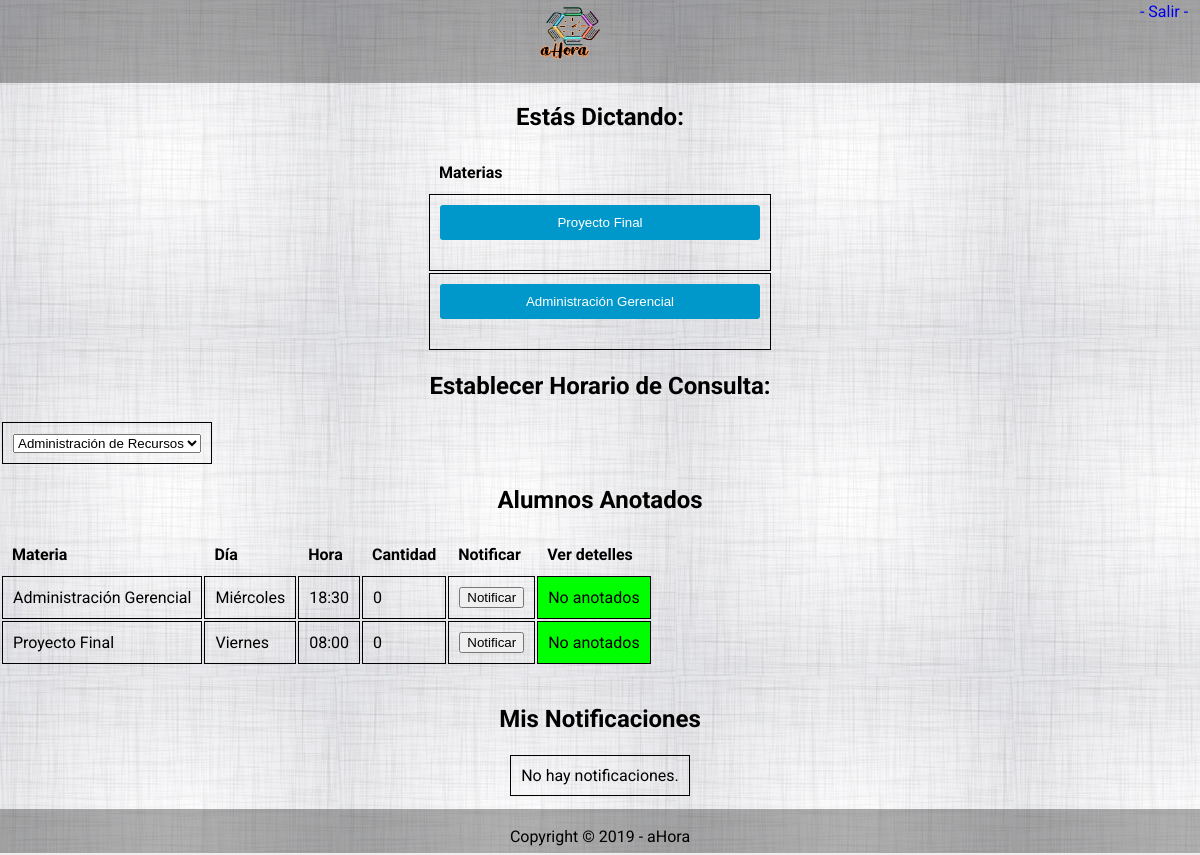
Screenshot of /vista/profesor/profesorPpal.php with the database file from the repository.
### tables this page shows
CREATE TABLE `materia` (
  `id_materia` int(20) NOT NULL,
  `nombreMateria` varchar(50) NOT NULL,
  `fk_departamento` int(20) NOT NULL,
  `fk_dia` int(20) NOT NULL
);

CREATE TABLE `dia` (
  `id_dia` int(20) NOT NULL,
  `dia` varchar(50) NOT NULL
);

CREATE TABLE `horariodeconsulta` (
  `id_horariodeconsulta` int(20) NOT NULL,
  `hora` char(5) NOT NULL,
  `activoDesde` date NOT NULL,
  `activoHasta` date NOT NULL,
  `semestre` int(11) NOT NULL,
  `fk_dia` int(20) NOT NULL,
  `fk_profesor` int(20) NOT NULL,
  `fk_materia` int(20) NOT NULL,
  `n` int(2) NOT NULL
);

CREATE TABLE `horadeconsulta` (
  `id_horadeconsulta` int(20) NOT NULL,
  `fechaDesdeAnotados` date NOT NULL,
  `fechaHastaAnotados` date NOT NULL,
  `cantidadAnotados` int(50) NOT NULL,
  `estadoPresentismo` varchar(50) NOT NULL,
  `estadoVigencia` varchar(50) NOT NULL,
  `fk_materia` int(20) NOT NULL,
  `fk_horariodeconsulta` int(20) NOT NULL,
  `fk_profesor` int(20) NOT NULL
);

### vista/rutas.php (called while the page is built, shortened)
<?php
$URL='http://localhost/ProyectoFinalUTN';
$logo="/vista//partials/logo.png";
$fondo="/vista/fondoCuerpo.jpg";
$profesorNotificarAlumno='/vista/profesor/profesorNotificarAlumnos.php';

### controlador/profesor/profesorControlador.php (called while the page is built, shortened)
<?php
require 'C:/xampp/htdocs/ProyectoFinalUTN/vista/rutas.php';
class Profesorcontrolador extends conexion
{
    function buscarMateriasProfesor($id){
        $conn = $this->getconexion();
        $stmt = $conn->prepare("SELECT fk_materia,fk_dedicacion FROM dedicacion_materia_profesor where fk_profesor=$id");
        $stmt->execute();
        $listaDedicaciones=array();
        while($row = $stmt->fetch()) {
            $materia= $row['fk_materia'];
            $dedicacion= $row['fk_dedicacion'];
            $stmt2 = $conn->prepare("SELECT id_materia,nombreMateria,fk_departamento,fk_dia FROM materia where id_materia=$materia");
            $stmt2->execute();
            while($row = $stmt2->fetch()) {
                $mat = new Materia();
                $mat->setid_materia($row['id_materia']);
                $mat->setnombreMateria($row['nombreMateria']);
            }
        $stmt3 = $conn->prepare("SELECT id_dedicacion,tipo,cantidadHora FROM dedicacion where id_dedicacion=$dedicacion");
        $stmt3->execute();
            while($row = $stmt3->fetch()) {
                $ded = new Dedicacion();
                $ded->setid_dedicacion($row['id_dedicacion']);
                $ded->settipo($row['tipo']);
                $ded->setcantidadHora($row['cantidadHora']);
                $ded->setMateria($mat);
                array_push($listaDedicaciones,$ded);
            }
        }
        return $listaDedicaciones;
    }
    function alumnosAnotados($idprofesor){
        $listaHora=array();
        $conn = $this->getconexion();
        $stmt2 = $conn->prepare("SELECT id_horadeconsulta,fk_horariodeconsulta,fk_materia,cantidadAnotados FROM horadeconsulta where fk_profesor=$idprofesor and estadoVigencia='activo'");
        $stmt2->execute();
        while($row = $stmt2->fetch()) {
            $hora = new HoraDeConsulta();
            $hora->setid_horadeconsulta($row['id_horadeconsulta']);
            $hora->setcantidadAnotados($row['cantidadAnotados']);
            $tempidhorario =$row['fk_horariodeconsulta'];
            $temporalMateriaid =$row['fk_materia'];
             $temphoraconsulta =$row['id_horadeconsulta'];
              $stmt3 = $conn->prepare("SELECT  id_horariodeconsulta,hora,activoDesde,activoHasta,semestre,fk_dia,fk_profesor,fk_materia FROM horariodeconsulta where id_horariodeconsulta=$tempidhorario");
              $stmt3->execute();
                while($row = $stmt3->fetch()) {
                    $hor = new HorarioDeConsulta();
                    $hor->setid_horariodeconsulta($row['id_horariodeconsulta']);
                    $hor->sethora($row['hora']);
                    $hor->setactivoDesde($row['activoDesde']);
                    $hor->setactivoHasta($row['activoHasta']);
                    $hor->setsemestre($row['semestre']);
                        $tempDia =$row['fk_dia'];
                        $stmt4 = $conn->prepare("SELECT id_dia,dia FROM dia where id_dia=$tempDia");
                        $stmt4->execute();
                        while($row = $stmt4->fetch()) {
                            $dia = new Dia();
                            $dia->setid_dia($row['id_dia']);
                            $dia->setdia($row['dia']);
                            $hor->setdia($dia);
                        }
                    $hora->setHorarioDeConsulta($hor);
                }
            $stmt5 = $conn->prepare("SELECT id_materia,nombreMateria,fk_departamento,fk_dia FROM materia where id_materia=$temporalMateriaid");
            $stmt5->execute();
            while($row = $stmt5->fetch()) {
                $mat = new Materia();
                $mat->setid_materia($row['id_materia']);
                $mat->setnombreMateria($row['nombreMateria']);
                $hora->setMateria($mat);
            }
            $listaAvisos=array();
            $stmt6 = $conn->prepare("SELECT id_avisoProfesor,detalleDescripcion,fechaAvisoProfesor,horaAvisoProfesor FROM avisoprofesor where fk_horadeconsulta=$temphoraconsulta");
            $stmt6->execute();
            $hora->setAvisoProfesor($listaAvisos);
            array_push($listaHora,$hora);
        }
        return $listaHora;
    }
    function hayAvisosProfesor($hora){
        $respuesta = false;
        return $respuesta;
    }
}

### modelo/Dedicacion.php (called while the page is built, shortened)
<?php
class Dedicacion
{
	var $id_dedicacion;
	var $Materia;
	function getid_dedicacion()
	{
		return $this->id_dedicacion;
	}
	function setid_dedicacion($newVal)
	{
		$this->id_dedicacion = $newVal;
	}
	function getMateria()
	{
		return $this->Materia;
	}
	function setMateria($newVal)
	{
		$this->Materia = $newVal;
	}
}
?>

### modelo/Materia.php (called while the page is built, shortened)
<?php
class Materia
{
	var $nombreMateria;
	function getnombreMateria()
	{
		return $this->nombreMateria;
	}
	function setnombreMateria($newVal)
	{
		$this->nombreMateria = $newVal;
	}
}
?>

### modelo/HoraDeConsulta.php (called while the page is built, shortened)
<?php
require_once ('Materia.php');
require_once ('HorarioDeConsulta.php');
class HoraDeConsulta
{
	var $id_horadeconsulta;
	var $cantidadAnotados;
	var $Materia;
	var $HorarioDeConsulta;
	var $AvisoProfesor;
	function getid_horadeconsulta()
	{
		return $this->id_horadeconsulta;
	}
	function setid_horadeconsulta($newVal)
	{
		$this->id_horadeconsulta = $newVal;
	}
	function getMateria()
	{
		return $this->Materia;
	}
	function setMateria($newVal)
	{
		$this->Materia = $newVal;
	}
	function getAvisoProfesor()
	{
		return $this->AvisoProfesor;
	}
	function setAvisoProfesor($newVal)
	{
		$this->AvisoProfesor = $newVal;
	}
	function getcantidadAnotados()
	{
		return $this->cantidadAnotados;
	}
	function setcantidadAnotados($newVal)
	{
		$this->cantidadAnotados = $newVal;
	}
	function getHorarioDeConsulta()
	{
		return $this->HorarioDeConsulta;
	}
	function setHorarioDeConsulta($newVal)
	{
		$this->HorarioDeConsulta = $newVal;
	}
}
?>

### modelo/HorarioDeConsulta.php (called while the page is built, shortened)
<?php
require_once('Dia.php');
class HorarioDeConsulta
{
	var $hora;
	function getDia()
	{
		return $this->Dia;
	}
	function setDia($newVal)
	{
		$this->Dia = $newVal;
	}
	function gethora()
	{
		return $this->hora;
	}
	function sethora($newVal)
	{
		$this->hora = $newVal;
	}
}
?>

### modelo/Dia.php (called while the page is built, shortened)
<?php
class Dia
{
	var $dia;
    function getDia()
	{
		return $this->dia;
	}
	function setDia($newVal)
	{
		$this->dia = $newVal;
    }
}
    ?>

### vista/profesor/profesorPpal.php (the view, shortened to what this page needs)
<?php
require_once 'C:/xampp/htdocs/ProyectoFinalUTN/vista/rutas.php';
?>
<!DOCTYPE html>
<html>
    <head>
        <link href="./../assert/css/style.css" rel="stylesheet" type="text/css"/>
    </head>
    <body background = <?php echo $URL.$fondo?>>
        <?php require './../partials/header.php' ?>
        <?php
        $notificar= $URL . $profesorNotificarAlumno;
        $anotados= $URL . $profesorAlumnosAnotados;
        ?>
        <h2>Estás Dictando:</h2>
        <form action="profesorPpal.php" method="POST">
            <div>
                <table align='center' class="table-mostrar" id="tablaMateria">
                    <tbody>
                        <tr>
                            <th> Materias </th>
                        </tr>
                        <?php
                        $a =new profesorControlador ;
                        $listaDedicaciones = $a->buscarMateriasProfesor(02);
                        foreach ($listaDedicaciones as $dedicacion): ?>
                        <tr>
                            <td>
                                <input type="submit" name="nombreMateriaSeleccionada" id='<?php echo $dedicacion->getid_dedicacion()?>'  value="<?php echo $dedicacion->getMateria()->getnombreMateria()?>" formaction="profesorEstablecerHorario.php"
                            onclick=""></input>
                            </td>
                        </tr>
                        <?php endforeach;
                            ?>
                    </tbody>
                </table>
            </div>
            <div>
                <h2>Establecer Horario de Consulta:</h2>
                <table>
                    <tbody>
                        <tr>
                            <td>
                                <select name="MateriasDictando">
                                    <option>Administración de Recursos</option>
                                </select>
                            </td>
                        </tr>
                    </tbody>
                </table>
            </div>
            <div>
                <h2>Alumnos Anotados</h2>
                <table id="tablaAlumnosAnotados" onclick="">
                    <thead>
                        <th>Materia</th>
                        <th>Día</th>
                        <th>Hora</th>
                        <th>Cantidad</th>
                        <th>Notificar</th>
                        <th>Ver detelles</th>
                    </thead>
                   <?php
                   $alumnosanotados = $a->alumnosAnotados(02);
                  ?>
                    <tbody>
                     <?php  foreach ($alumnosanotados as $hora): ?>
                     <tr>
                            <td>
                            <?php echo $hora->getMateria()->getnombreMateria() ?>
                            </td>
                            <td>
                            <?php echo $hora->getHorarioDeConsulta()->getdia()->getdia() ?>
                            </td>
                            <td>
                            <?php echo $hora->getHorarioDeConsulta()->gethora() ?>
                            </td>
                            <td>
                            <?php echo $hora->getcantidadAnotados() ?>
                            </td>
                            <td>
                                <button name="Notificaridhora" type='submit' value=<?php echo $hora->getid_horadeconsulta()?> formaction=<?php echo $notificar?> > Notificar </button>
                            </td>
                            <?php if ($hora->getcantidadAnotados()>0){ ?>
                            <td>
                            <input type='hidden' name='dia' value=<?php echo $hora->getHorarioDeConsulta()->getdia()->getdia() ?>>
                            <input type='hidden' name='hora' value=<?php echo $hora->getHorarioDeConsulta()->gethora() ?>>
                                <button name="Notificaridhora" type='submit' value=<?php echo $hora->getid_horadeconsulta()?> formaction=<?php echo $anotados?> > Ver </button>
                            </td>
                            <?php } else {
                                echo  '<td bgcolor="Lime">';
                                echo "No anotados";
                                echo  '</td>';
                                 }; ?>
                        </tr>
                        <?php endforeach;
                            ?>
                    </tbody>
                </table>
            </div>
            <div>
            <br>
            <h2>Mis Notificaciones</h2>
            <?php if ($a->hayAvisosProfesor($alumnosanotados)){ ?>
            <table  align='center' class="table-mostrar" id="tablaAvisos" onclick="" >
                <thead>
                    <th>Materia</th>
                    <th>Fecha</th>
                    <th>Mensaje</th>
                </thead>
                <?php
                    foreach ($alumnosanotados as $hora): ?>
                <br>
                <tr>
                    <td>
                        <?php echo $hora->getMateria()->getnombreMateria(); ?>
                    </td>
                    <?php foreach ($hora->getAvisoProfesor() as $aviso): ?>
                <tr>
                <td>
                    <?php echo ""?>
                </td>
                <td>
                    <?php echo $aviso->getfechaAvisoProfesor();
                    echo " ";
                    echo substr($aviso->gethoraAvisoProfesor(), 0, 5);
                     ?>
                </td>
                <td>
                    <?php echo $aviso->getdetalleDescripcion() ?>
                </td>
                </tr>
                    <?php endforeach;
                    ?>
                </tr>
                    <?php endforeach;
                    ?>
                </table>
                <?php } else { ?>
                    <table align='center' class="table-mostrar" id="tablanotificaciones" onclick="" >
                    <td>
                        <?php echo "No hay notificaciones." ?>
                    </td>
                </table>
                    <?php }; ?>
                <br>
                <br>
                <br>
            </div>
        </form>
    </body>
    <footer>
        <?php require './../partials/footer.php'; ?>
    </footer>
</html>

### vista/partials/header.php
<header>
<?php require_once 'C:/xampp/htdocs/ProyectoFinalUTN/vista/rutas.php';?>
  <a href=<?php echo $URL."/vista/alumno/alumnoPpal.php"?>> <img src=<?php echo '"'.$URL.$logo.'"'?> width="75" height="75" /> </a>
  <TD><a href=<?php echo $URL."/vista/logout.php"?> style="float:right;" > - Salir -    &nbsp;&nbsp;  </a> </TD>
</header>

### vista/partials/footer.php
<?php
echo "<p> Copyright &copy; " . date("Y") . " - aHora</p>";
?>

### vista/assert/css/style.css (style rules this page uses)
html { min-height: 100%; position: relative; }
body { margin: 0; padding: 0; font-family: 'Roboto', sans-serif; text-align: center; }
input[type="submit"] { padding: 10px; color: #fff; background: #0098cb; width: 320px; margin: 20px auto; margin-top: 0; border: 0; border-radius: 3px; cursor: pointer; }
header { border-bottom: 0 solid #eee; padding: 2px 0 2px; margin-bottom: 0; width: 100%; text-align: center; background-color: #0000004f; }
header a { text-decoration: none; color: #00000; }
footer { border-bottom: 2px solid #eee; padding: 2px 0 2px; width: 100%; text-align: center; color: #00000; height: 40px; bottom: 0; position:absolute; background-color: #0000004f; align-self: flex-end; }
table-mostrar, thead, td { width: 100%; margin: 0; padding: 0; border-collapse: collapse; border: 1px solid black; text-align: left; }
thead { text-align: center; }
th, td { padding: 10px; text-align: left; width: max-content; }
table-buscar, thead { width: 50%; margin: 0; padding: 0px; border-collapse: collapse; text-align: left; }

### rows the page displays
materia: nombreMateriaSeleccionada "Proyecto Final", nombreMateria "Proyecto Final"
materia: nombreMateriaSeleccionada "Administración Gerencial", nombreMateria "Administración Gerencial"
dia: dia "Miércoles"
horariodeconsulta: hora "18:30"
horadeconsulta: cantidadAnotados "0"
dia: dia "Viernes"
horariodeconsulta: hora "08:00"
horadeconsulta: cantidadAnotados "0"
